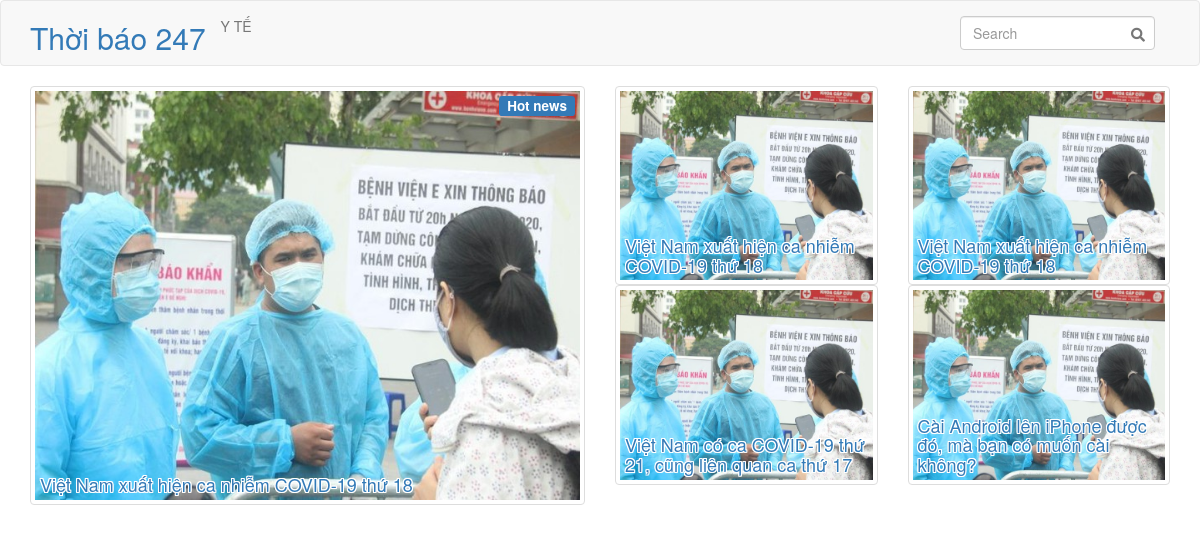
The page / on the database its author committed.
### tables this page shows
CREATE TABLE `categories` (
  `id_cate` int NOT NULL AUTO_INCREMENT,
  `label` varchar(100) NOT NULL,
  `url` varchar(100) NOT NULL,
  `date_created` datetime NOT NULL,
  PRIMARY KEY (`id_cate`)
);

CREATE TABLE `posts` (
  `id` int NOT NULL AUTO_INCREMENT,
  `title` text NOT NULL,
  `descr` text NOT NULL,
  `url_thumb` text NOT NULL,
  `slug` text NOT NULL,
  `keywords` text NOT NULL,
  `body` longtext NOT NULL,
  `cate_id` int NOT NULL,
  `author_id` int NOT NULL,
  `status` int NOT NULL,
  `view` int NOT NULL,
  `date_created` datetime NOT NULL,
  PRIMARY KEY (`id`)
);

### controllers/HomeController.php (called while the page is built)
<?php
require_once('models/Post.php');
class HomeController extends BaseController
{
    public function index()
    {
        $postHeader = Post::getHeader();
        $otherPost = Post::getOther();
        $this->view('index',[
            'postHeader' => $postHeader,
            'otherPost' => $otherPost
        ]);
    }
}

### routes.php (called while the page is built, shortened)
<?php
require_once('controllers/BaseController.php');
$controller = new $klass;
$controller->$action();

### models/Post.php (called while the page is built, shortened)
<?php
require_once('models/Category.php');
require_once('models/Account.php');
class Post
{
  function __construct($id, $title,$descr,$url_thumb,$slug,$body,$category,$account,$status,$view,$date_created)
  {
    $this->title = $title;
    $this->url_thumb = $url_thumb;
    $this->slug = $slug;
  }
    static function getHeader()
    {
      $list = [];
      $db = DB::getInstance();
      $req = $db->query('SELECT * FROM posts WHERE status = 0 ORDER BY id DESC LIMIT 1');
      foreach ($req->fetchAll() as $item) {
        $list[] = new Post($item['id'], $item['title'],$item['descr'],$item['url_thumb'],$item['slug'],$item['body'],Category::find($item['cate_id']),Account::find($item['author_id']),$item['status'],$item['view'],$item['date_created']);
      }
      return $list;
    }
    static function getOther()
    {
      $list = [];
      $db = DB::getInstance();
      $req = $db->query('SELECT * FROM posts WHERE status = 0 ORDER BY id DESC LIMIT 4 OFFSET 1');
      foreach ($req->fetchAll() as $item) {
        $list[] = new Post($item['id'], $item['title'],$item['descr'],$item['url_thumb'],$item['slug'],$item['body'],Category::find($item['cate_id']),Account::find($item['author_id']),$item['status'],$item['view'],$item['date_created']);
      }
      return $list;
    }
}

### models/Account.php (called while the page is built, shortened)
<?php
class Account
{
    static function find($id)
    {
        $db = DB::getInstance();
        $req = $db->query("SELECT * FROM accounts WHERE id = '$id'");
        $item = $req->fetch();
        if(isset($item['id']))
        {
            return new Account($item['id'], $item['username'],$item['name'],$item['email'],$item['position'],$item['status'],$item['date_created'],$item['phone'],$item['url_avatar']);
        }
    }
}

### models/Category.php (called while the page is built, shortened)
<?php
require_once('models/Post.php');
class Category
{
    function __construct($id_cate,$label,$url,$date_created)
    {
        $this->label = $label;
        $this->url = $url;
    }
    static function all()
    {
        $list = [];
        $db = DB::getInstance();
        $req = $db->query('SELECT * FROM categories');
        foreach ($req->fetchAll() as $item) {
            $list[] = new Category($item['id_cate'], $item['label'],$item['url'],$item['date_created']);
        }
        return $list;
    }
    static function find($id)
    {
        $db = DB::getInstance();
        $req = $db->query("SELECT * FROM categories WHERE id_cate = '$id'");
        $resutl = $req->fetch();
        if(isset($resutl['id_cate']))
        {
            return new Category($resutl['id_cate'], $resutl['label'],$resutl['url'],$resutl['date_created']);
        }
    }
}

### views/index.php (the view)
<section>
    <div class="container">
        <div class="row align-items-center">
            <div class="col-md-6 px-0">
                <a href="post/<?=$postHeader[0]->slug?>.html">
                    <div style="position: relative">
                        <img class="img-thumbnail border-0" src="<?=$domain?>/storage/uploads/<?=$postHeader[0]->url_thumb?>">
                        <h4 class="" style="position: absolute;bottom:0;left:10px;text-shadow: 1px 0 0 #fff, -1px 0 0 #fff, 0 1px 0 #fff, 0 -1px 0 #fff, 1px 1px #fff, -1px -1px 0 #fff, 1px -1px 0 #fff, -1px 1px 0 #fff;"><?=$postHeader[0]->title?></h4>
                        <h4><span style="position: absolute;top:10px;right:10px;height:20px" class="label label-primary">Hot news</span></h4>
                    </div>
                </a>
            </div>
            <div class="col-sm-6">
                <div class="row">
                    <?php
                        foreach($otherPost as $post)
                        {
                            echo '
                            <div class="col-md-6 pb-3">
                                <a href="post/'. $post->slug .'.html">
                                    <div style="position: relative">
                                        <img class="img-thumbnail border-0" src="'. $domain .'/storage/uploads/'. $post->url_thumb .'">
                                        <h4 class="" style="position: absolute;bottom:0;left:10px;text-shadow: 1px 0 0 #fff, -1px 0 0 #fff, 0 1px 0 #fff, 0 -1px 0 #fff, 1px 1px #fff, -1px -1px 0 #fff, 1px -1px 0 #fff, -1px 1px 0 #fff;">'. $post->title .'</h4>
                                    </div>
                                </a>
                            </div>
                            ';
                        }
                    ?>
                </div>
            </div>
        </div>
    </div>
</section>

### views/layouts/application.php (shortened to what this page needs)
<!DOCTYPE html>
<html lang="en">
<head>
    <link rel="stylesheet" href="https://maxcdn.bootstrapcdn.com/bootstrap/3.4.0/css/bootstrap.min.css">
    <link rel="stylesheet" href="https://stackpath.bootstrapcdn.com/font-awesome/4.7.0/css/font-awesome.min.css">
    <link rel="stylesheet" href="https://cdnjs.cloudflare.com/ajax/libs/font-awesome/5.14.0/css/all.min.css">
</head>
<body>
    <nav class="navbar navbar-default" role="navigation">
        <div class="container">
            <div class="navbar-header">
                <h2><a href="<?=$domain?>" class="text-decoration-none">Thời báo 247</a></h2>
            </div>
            <div class="collapse navbar-collapse" id="bs-example-navbar-collapse-1">
                <ul class="nav navbar-nav">
                    <?php
                    foreach($categories as $category)
                    {
                        echo '
                            <li>
                                <a class="text-uppercase" href="category/'. $category->url .'">'. $category->label .'</a>
                            </li>
                        ';
                    }
                ?>
                </ul>
                <ul class="nav navbar-nav navbar-right">
                    <li>
                        <a>
                            <form class="form-inline" style="position: relative;">
                                <input class="form-control form-control-sm mr-3 w-75" type="text" placeholder="Search"
                                    aria-label="Search">
                                <i class="fas fa-search" aria-hidden="true"
                                    style="position: absolute;right:10px;bottom:25%"></i>
                            </form>
                        </a>
                    </li>
                </ul>
            </div>
        </div>
    </nav>
    <?= @$content ?>

### rows shown on the page
categories: label "Y TẾ"
posts: url_thumb (picture), title "Việt Nam xuất hiện ca nhiễm COVID-19 thứ 18"
posts: url_thumb (picture), title "Việt Nam xuất hiện ca nhiễm COVID-19 thứ 18"
posts: url_thumb (picture), title "Việt Nam xuất hiện ca nhiễm COVID-19 thứ 18"
posts: url_thumb (picture), title "Việt Nam có ca COVID-19 thứ 21, cũng liên quan ca thứ 17"
posts: url_thumb (picture), title "Cài Android lên iPhone được đó, mà bạn có muốn cài không?"
